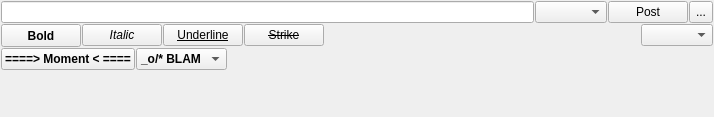
<?xml version="1.0" encoding="UTF-8"?>
<ui version="4.0">
 <class>QQPalmipede</class>
 <widget class="QDockWidget" name="QQPalmipede">
  <property name="geometry">
   <rect>
    <x>0</x>
    <y>0</y>
    <width>714</width>
    <height>117</height>
   </rect>
  </property>
  <property name="sizePolicy">
   <sizepolicy hsizetype="Expanding" vsizetype="MinimumExpanding">
    <horstretch>0</horstretch>
    <verstretch>0</verstretch>
   </sizepolicy>
  </property>
  <property name="features">
   <set>QDockWidget::DockWidgetFloatable|QDockWidget::DockWidgetMovable</set>
  </property>
  <property name="allowedAreas">
   <set>Qt::BottomDockWidgetArea|Qt::TopDockWidgetArea</set>
  </property>
  <property name="windowTitle">
   <string>Palmipede Editor</string>
  </property>
  <widget class="QWidget" name="dockWidgetContents">
   <property name="sizePolicy">
    <sizepolicy hsizetype="Expanding" vsizetype="MinimumExpanding">
     <horstretch>0</horstretch>
     <verstretch>0</verstretch>
    </sizepolicy>
   </property>
   <layout class="QVBoxLayout" name="verticalLayout">
    <property name="spacing">
     <number>1</number>
    </property>
    <property name="margin">
     <number>1</number>
    </property>
    <item>
     <layout class="QHBoxLayout" name="horizontalLayout_3">
      <property name="spacing">
       <number>1</number>
      </property>
      <property name="margin">
       <number>0</number>
      </property>
      <item>
       <widget class="QQPalmiLineEdit" name="postLineEdit">
        <property name="sizePolicy">
         <sizepolicy hsizetype="Expanding" vsizetype="Fixed">
          <horstretch>0</horstretch>
          <verstretch>0</verstretch>
         </sizepolicy>
        </property>
        <property name="maximumSize">
         <size>
          <width>16777215</width>
          <height>27</height>
         </size>
        </property>
       </widget>
      </item>
      <item>
       <widget class="QComboBox" name="boardSelectorComboBoxMin">
        <property name="enabled">
         <bool>true</bool>
        </property>
        <property name="sizePolicy">
         <sizepolicy hsizetype="Minimum" vsizetype="Fixed">
          <horstretch>0</horstretch>
          <verstretch>0</verstretch>
         </sizepolicy>
        </property>
        <property name="maximumSize">
         <size>
          <width>16777215</width>
          <height>27</height>
         </size>
        </property>
       </widget>
      </item>
      <item>
       <widget class="QPushButton" name="postPushButton">
        <property name="sizePolicy">
         <sizepolicy hsizetype="Minimum" vsizetype="Fixed">
          <horstretch>0</horstretch>
          <verstretch>0</verstretch>
         </sizepolicy>
        </property>
        <property name="maximumSize">
         <size>
          <width>16777215</width>
          <height>27</height>
         </size>
        </property>
        <property name="text">
         <string>Post</string>
        </property>
       </widget>
      </item>
      <item>
       <widget class="QToolButton" name="attachButton">
        <property name="sizePolicy">
         <sizepolicy hsizetype="Minimum" vsizetype="Fixed">
          <horstretch>0</horstretch>
          <verstretch>0</verstretch>
         </sizepolicy>
        </property>
        <property name="maximumSize">
         <size>
          <width>16777215</width>
          <height>27</height>
         </size>
        </property>
        <property name="text">
         <string>...</string>
        </property>
        <property name="icon">
         <iconset resource="../rc/quteqoin_img.qrc">
          <normaloff>:/img/attach.png</normaloff>:/img/attach.png</iconset>
        </property>
       </widget>
      </item>
     </layout>
    </item>
    <item>
     <widget class="QWidget" name="cmdGrpWidget" native="true">
      <property name="enabled">
       <bool>true</bool>
      </property>
      <layout class="QVBoxLayout" name="verticalLayout_2">
       <property name="spacing">
        <number>1</number>
       </property>
       <property name="margin">
        <number>0</number>
       </property>
       <item>
        <layout class="QHBoxLayout" name="horizontalLayout_2">
         <property name="spacing">
          <number>1</number>
         </property>
         <property name="margin">
          <number>0</number>
         </property>
         <item>
          <widget class="QPushButton" name="boldButton">
           <property name="sizePolicy">
            <sizepolicy hsizetype="Fixed" vsizetype="Fixed">
             <horstretch>0</horstretch>
             <verstretch>0</verstretch>
            </sizepolicy>
           </property>
           <property name="minimumSize">
            <size>
             <width>0</width>
             <height>23</height>
            </size>
           </property>
           <property name="font">
            <font>
             <weight>75</weight>
             <bold>true</bold>
            </font>
           </property>
           <property name="styleSheet">
            <string>&lt;b&gt;&lt;/b&gt;</string>
           </property>
           <property name="text">
            <string>Bold</string>
           </property>
          </widget>
         </item>
         <item>
          <widget class="QPushButton" name="italicButton">
           <property name="sizePolicy">
            <sizepolicy hsizetype="Fixed" vsizetype="Fixed">
             <horstretch>0</horstretch>
             <verstretch>0</verstretch>
            </sizepolicy>
           </property>
           <property name="font">
            <font>
             <italic>true</italic>
            </font>
           </property>
           <property name="text">
            <string>Italic</string>
           </property>
          </widget>
         </item>
         <item>
          <widget class="QPushButton" name="underlineButton">
           <property name="sizePolicy">
            <sizepolicy hsizetype="Fixed" vsizetype="Fixed">
             <horstretch>0</horstretch>
             <verstretch>0</verstretch>
            </sizepolicy>
           </property>
           <property name="font">
            <font>
             <underline>true</underline>
            </font>
           </property>
           <property name="text">
            <string>Underline</string>
           </property>
          </widget>
         </item>
         <item>
          <widget class="QPushButton" name="strikeButton">
           <property name="sizePolicy">
            <sizepolicy hsizetype="Fixed" vsizetype="Fixed">
             <horstretch>0</horstretch>
             <verstretch>0</verstretch>
            </sizepolicy>
           </property>
           <property name="font">
            <font>
             <strikeout>true</strikeout>
            </font>
           </property>
           <property name="text">
            <string>Strike</string>
           </property>
          </widget>
         </item>
         <item>
          <spacer name="horizontalSpacer">
           <property name="orientation">
            <enum>Qt::Horizontal</enum>
           </property>
           <property name="sizeHint" stdset="0">
            <size>
             <width>40</width>
             <height>20</height>
            </size>
           </property>
          </spacer>
         </item>
         <item>
          <widget class="QComboBox" name="boardSelectorComboBox"/>
         </item>
        </layout>
       </item>
       <item>
        <layout class="QHBoxLayout" name="horizontalLayout">
         <property name="spacing">
          <number>1</number>
         </property>
         <property name="margin">
          <number>0</number>
         </property>
         <item>
          <widget class="QPushButton" name="momentButton">
           <property name="sizePolicy">
            <sizepolicy hsizetype="Fixed" vsizetype="Fixed">
             <horstretch>0</horstretch>
             <verstretch>0</verstretch>
            </sizepolicy>
           </property>
           <property name="minimumSize">
            <size>
             <width>0</width>
             <height>0</height>
            </size>
           </property>
           <property name="font">
            <font>
             <weight>75</weight>
             <bold>true</bold>
            </font>
           </property>
           <property name="text">
            <string>====&gt; Moment &lt; ====</string>
           </property>
          </widget>
         </item>
         <item>
          <widget class="QComboBox" name="blamPafComboBox">
           <property name="sizePolicy">
            <sizepolicy hsizetype="Fixed" vsizetype="Fixed">
             <horstretch>0</horstretch>
             <verstretch>0</verstretch>
            </sizepolicy>
           </property>
           <property name="font">
            <font>
             <weight>75</weight>
             <bold>true</bold>
            </font>
           </property>
           <property name="sizeAdjustPolicy">
            <enum>QComboBox::AdjustToContents</enum>
           </property>
           <item>
            <property name="text">
             <string>_o/* BLAM</string>
            </property>
           </item>
           <item>
            <property name="text">
             <string>_o/* paf</string>
            </property>
           </item>
          </widget>
         </item>
         <item>
          <spacer name="horizontalSpacer_2">
           <property name="orientation">
            <enum>Qt::Horizontal</enum>
           </property>
           <property name="sizeHint" stdset="0">
            <size>
             <width>40</width>
             <height>20</height>
            </size>
           </property>
          </spacer>
         </item>
        </layout>
       </item>
      </layout>
     </widget>
    </item>
    <item>
     <spacer name="verticalSpacer">
      <property name="orientation">
       <enum>Qt::Vertical</enum>
      </property>
      <property name="sizeHint" stdset="0">
       <size>
        <width>0</width>
        <height>0</height>
       </size>
      </property>
     </spacer>
    </item>
   </layout>
  </widget>
 </widget>
 <customwidgets>
  <customwidget>
   <class>QQPalmiLineEdit</class>
   <extends>QLineEdit</extends>
   <header>ui/palmipede/qqpalmilineedit.h</header>
  </customwidget>
 </customwidgets>
 <resources>
  <include location="../rc/quteqoin_img.qrc"/>
 </resources>
 <connections/>
</ui>
